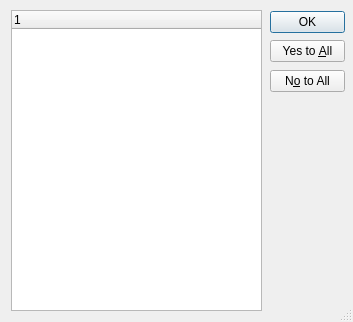
<?xml version="1.0" encoding="UTF-8"?>
<ui version="4.0">
 <class>Dialog</class>
 <widget class="QDialog" name="Dialog">
  <property name="geometry">
   <rect>
    <x>0</x>
    <y>0</y>
    <width>353</width>
    <height>322</height>
   </rect>
  </property>
  <property name="sizePolicy">
   <sizepolicy hsizetype="Preferred" vsizetype="Preferred">
    <horstretch>0</horstretch>
    <verstretch>0</verstretch>
   </sizepolicy>
  </property>
  <property name="focusPolicy">
   <enum>Qt::StrongFocus</enum>
  </property>
  <property name="windowTitle">
   <string>Choisir les contrôles actifs</string>
  </property>
  <property name="sizeGripEnabled">
   <bool>true</bool>
  </property>
  <widget class="QDialogButtonBox" name="buttonBox">
   <property name="geometry">
    <rect>
     <x>270</x>
     <y>11</y>
     <width>75</width>
     <height>23</height>
    </rect>
   </property>
   <property name="orientation">
    <enum>Qt::Vertical</enum>
   </property>
   <property name="standardButtons">
    <set>QDialogButtonBox::Ok</set>
   </property>
  </widget>
  <widget class="QDialogButtonBox" name="check_all">
   <property name="geometry">
    <rect>
     <x>270</x>
     <y>40</y>
     <width>75</width>
     <height>23</height>
    </rect>
   </property>
   <property name="orientation">
    <enum>Qt::Vertical</enum>
   </property>
   <property name="standardButtons">
    <set>QDialogButtonBox::YesToAll</set>
   </property>
  </widget>
  <widget class="QDialogButtonBox" name="uncheck_all">
   <property name="geometry">
    <rect>
     <x>270</x>
     <y>70</y>
     <width>75</width>
     <height>23</height>
    </rect>
   </property>
   <property name="orientation">
    <enum>Qt::Vertical</enum>
   </property>
   <property name="standardButtons">
    <set>QDialogButtonBox::NoToAll</set>
   </property>
  </widget>
  <widget class="QTreeWidget" name="treeWidget">
   <property name="geometry">
    <rect>
     <x>11</x>
     <y>10</y>
     <width>251</width>
     <height>301</height>
    </rect>
   </property>
   <property name="rootIsDecorated">
    <bool>true</bool>
   </property>
   <column>
    <property name="text">
     <string notr="true">1</string>
    </property>
   </column>
  </widget>
 </widget>
 <resources/>
 <connections>
  <connection>
   <sender>buttonBox</sender>
   <signal>accepted()</signal>
   <receiver>Dialog</receiver>
   <slot>accept()</slot>
   <hints>
    <hint type="sourcelabel">
     <x>334</x>
     <y>32</y>
    </hint>
    <hint type="destinationlabel">
     <x>157</x>
     <y>274</y>
    </hint>
   </hints>
  </connection>
  <connection>
   <sender>buttonBox</sender>
   <signal>rejected()</signal>
   <receiver>Dialog</receiver>
   <slot>reject()</slot>
   <hints>
    <hint type="sourcelabel">
     <x>309</x>
     <y>32</y>
    </hint>
    <hint type="destinationlabel">
     <x>286</x>
     <y>274</y>
    </hint>
   </hints>
  </connection>
 </connections>
</ui>
